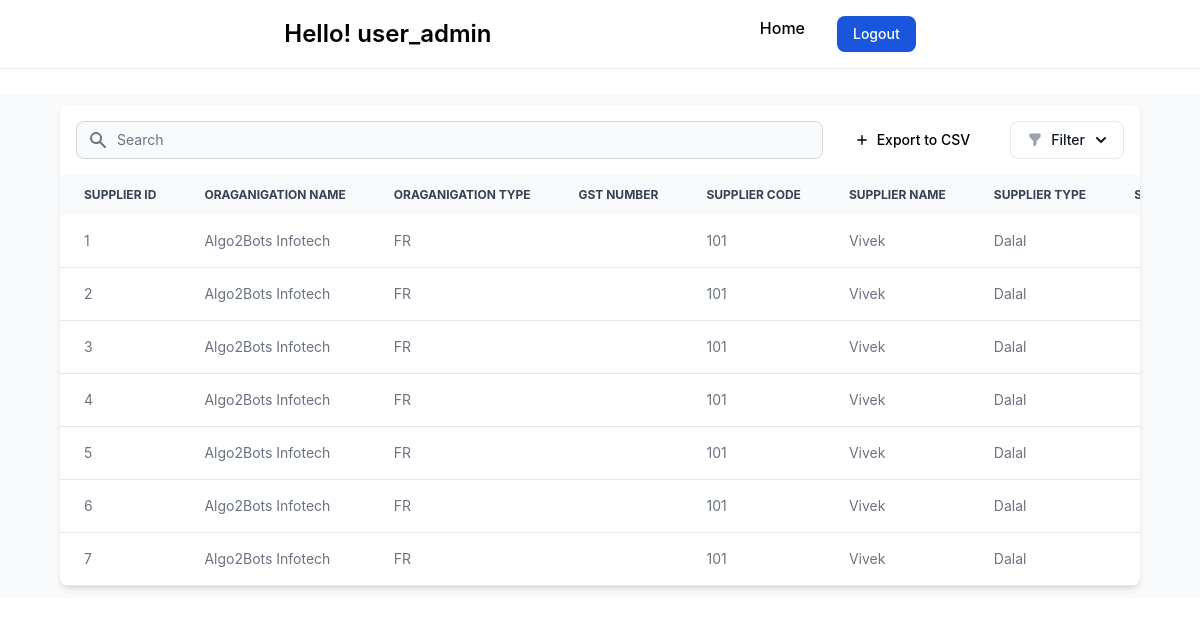
The page /supplier_report_form.php (signed in) on the database its author committed.
### tables this page shows
CREATE TABLE `supplier_organization_details_tbl` (
  `supplier_id` int NOT NULL AUTO_INCREMENT,
  `oraganigation_name` varchar(45) DEFAULT NULL,
  `oraganigation_type` varchar(45) DEFAULT NULL,
  `gst_number` varchar(45) DEFAULT NULL,
  `supplier_code` varchar(45) DEFAULT NULL,
  `supplier_name` varchar(45) DEFAULT NULL,
  `supplier_type` varchar(45) DEFAULT NULL,
  `sub_supplier_type` varchar(45) DEFAULT NULL,
  `supplier_status` varchar(45) DEFAULT NULL,
  `starting_date` varchar(45) DEFAULT NULL,
  `ending_date` varchar(45) DEFAULT NULL,
  `person_name` varchar(45) DEFAULT NULL,
  `person_email` varchar(45) DEFAULT NULL,
  `person_number` varchar(45) DEFAULT NULL,
  PRIMARY KEY (`supplier_id`)
);

CREATE TABLE `supplier_banking_details_tbl` (
  `supplier_id` int NOT NULL AUTO_INCREMENT,
  `site_code` varchar(45) DEFAULT NULL,
  `branch_name_` varchar(45) DEFAULT NULL,
  `brach_number` varchar(45) DEFAULT NULL,
  `brach_type` varchar(45) DEFAULT NULL,
  `bank_name` varchar(45) DEFAULT NULL,
  `bank_number` varchar(45) DEFAULT NULL,
  `bank_type` varchar(45) DEFAULT NULL,
  `account_name` varchar(45) DEFAULT NULL,
  `account_number` varchar(45) DEFAULT NULL,
  `account_type` varchar(45) DEFAULT NULL,
  `ifsc_code` varchar(45) DEFAULT NULL,
  PRIMARY KEY (`supplier_id`)
);

### supplier_report_form.php (the view, shortened to what this page needs)
<?php
include("./dbconnection/db.php");
include("./navForLogged.php");
$sql = "SELECT *
FROM supplier_organization_details_tbl a
INNER JOIN supplier_address_details_tbl b ON a.supplier_id  = b.supplier_id
INNER JOIN supplier_banking_details_tbl c ON b.supplier_id  = c.supplier_id ;";
$result = mysqli_query($con, $sql);
?>
<!DOCTYPE html>
<html lang="en">
<head>
    <link href="https://cdn.jsdelivr.net/npm/flowbite@2.5.1/dist/flowbite.min.css" rel="stylesheet" />
    <script src="https://cdn.tailwindcss.com"></script>
</head>
<body>
    <section class="bg-gray-50 dark:bg-gray-900  mt-6   p-3 sm:p-5">
        <div class="mx-auto max-w-screen-xl px-4 lg:px-12">
            <div class="bg-white dark:bg-gray-800 relative shadow-md sm:rounded-lg overflow-hidden">
                <div
                    class="flex flex-col md:flex-row items-center justify-between space-y-3 md:space-y-0 md:space-x-4 p-4">
                    <div class="w-full md:w-1/2">
                        <form class="flex items-center">
                            <div class="relative w-full">
                                <div class="absolute inset-y-0 left-0 flex items-center pl-3 pointer-events-none">
                                </div>
                                <input type="text" id="search_query" name="search_query"
                                    class="bg-gray-50 border border-gray-300 text-gray-900 text-sm rounded-lg focus:ring-primary-500 focus:border-primary-500 block w-full pl-10 p-2 dark:bg-gray-700 dark:border-gray-600 dark:placeholder-gray-400 dark:text-white dark:focus:ring-primary-500 dark:focus:border-primary-500"
                                    placeholder="Search" required="">
                            </div>
                        </form>
                    </div>
                    <div
                        class="w-full md:w-auto flex flex-col md:flex-row space-y-2 md:space-y-0 items-stretch md:items-center justify-end md:space-x-3 flex-shrink-0">
                        <button onclick="exportTableToCSV('table.csv')" type="button"
                            class="flex items-center justify-center  bg-primary-700 hover:bg-primary-800 focus:ring-4 focus:ring-primary-300 font-medium rounded-lg text-sm px-4 py-2 dark:bg-primary-600 dark:hover:bg-primary-700 focus:outline-none dark:focus:ring-primary-800">
                            <svg class="h-3.5 w-3.5 mr-2" fill="currentColor" viewbox="0 0 20 20"
                                xmlns="http://www.w3.org/2000/svg" aria-hidden="true">
                                <path clip-rule="evenodd" fill-rule="evenodd"
                                    d="M10 3a1 1 0 011 1v5h5a1 1 0 110 2h-5v5a1 1 0 11-2 0v-5H4a1 1 0 110-2h5V4a1 1 0 011-1z" />
                            </svg>
                            Export to CSV
                        </button>
                        <div class="flex items-center space-x-3 w-full md:w-auto">
                            <button id="filterDropdownButton" data-dropdown-toggle="filterDropdown"
                                class="w-full md:w-auto flex items-center justify-center py-2 px-4 text-sm font-medium text-gray-900 focus:outline-none bg-white rounded-lg border border-gray-200 hover:bg-gray-100 hover:text-primary-700 focus:z-10 focus:ring-4 focus:ring-gray-200 dark:focus:ring-gray-700 dark:bg-gray-800 dark:text-gray-400 dark:border-gray-600 dark:hover:text-white dark:hover:bg-gray-700"
                                type="button">
                                Filter
                                <svg class="-mr-1 ml-1.5 w-5 h-5" fill="currentColor" viewbox="0 0 20 20"
                                    xmlns="http://www.w3.org/2000/svg" aria-hidden="true">
                                    <path clip-rule="evenodd" fill-rule="evenodd"
                                        d="M5.293 7.293a1 1 0 011.414 0L10 10.586l3.293-3.293a1 1 0 111.414 1.414l-4 4a1 1 0 01-1.414 0l-4-4a1 1 0 010-1.414z" />
                                </svg>
                            </button>
                        </div>
                    </div>
                </div>
                <div class="overflow-x-auto">
                    <table id="dataTable"
                        class="w-full text-sm whitespace-nowrap text-left text-gray-500 dark:text-gray-400">
                        <thead class="text-xs text-gray-700 uppercase bg-gray-50 dark:bg-gray-700 dark:text-gray-400">
                            <tr>
                                <th scope="col" class="px-6 py-3">Supplier id </th>
                                <th scope="col" class="px-6 py-3">Oraganigation
                                Name</th>
                                <th scope="col" class="px-6 py-3">Oraganigation Type</th>
                                <th scope="col" class="px-6 py-3">GST Number</th>
                                <th scope="col" class="px-6 py-3">Supplier
                                Code</th>
                                <th scope="col" class="px-6 py-3">Supplier
                                Name</th>
                                <th scope="col" class="px-6 py-3">Supplier
                                Type</th>
                                <th scope="col" class="px-6 py-3">Sub
                                Type</th>
                            </tr>
                        </thead>
                        <tbody id="genDataTbody">
                            <?php
                            while ($row = mysqli_fetch_assoc($result)) {
                                ?>
                                <tr class="border-b dark:border-gray-700">
                                    <td class="px-6 py-4">
                                        <?php echo $row['supplier_id'] ?>
                                    </td>
                                    <td class="px-6 py-4">
                                        <?php echo $row['oraganigation_name'] ?>
                                    </td>
                                    <td class="px-6 py-4">
                                        <?php echo $row['oraganigation_type'] ?>
                                    </td>
                                    <td class="px-6 py-4">
                                    </td>
                                    <td class="px-6 py-4">
                                        <?php echo $row['supplier_code'] ?>
                                    </td>
                                    <td class="px-6 py-4">
                                        <?php echo $row['supplier_name'] ?>
                                    </td>
                                    <td class="px-6 py-4">
                                        <?php echo $row['supplier_type'] ?>
                                    </td>
                                    <td class="px-6 py-4">
                                    </td>
                                </tr>
                                <?php
                            }
                            ?>
                        </tbody>
                    </table>
                </div>
            </div>
        </div>
    </section>
</body>
</html>

### rows shown on the page
supplier_organization_details_tbl: supplier_banking_details_tbl.supplier_id "1", oraganigation_name "Algo2Bots Infotech", oraganigation_type "FR", supplier_code "101", supplier_name "Vivek", supplier_type "Dalal"
supplier_organization_details_tbl: supplier_banking_details_tbl.supplier_id "2", oraganigation_name "Algo2Bots Infotech", oraganigation_type "FR", supplier_code "101", supplier_name "Vivek", supplier_type "Dalal"
supplier_organization_details_tbl: supplier_banking_details_tbl.supplier_id "3", oraganigation_name "Algo2Bots Infotech", oraganigation_type "FR", supplier_code "101", supplier_name "Vivek", supplier_type "Dalal"
supplier_organization_details_tbl: supplier_banking_details_tbl.supplier_id "4", oraganigation_name "Algo2Bots Infotech", oraganigation_type "FR", supplier_code "101", supplier_name "Vivek", supplier_type "Dalal"
supplier_organization_details_tbl: supplier_banking_details_tbl.supplier_id "5", oraganigation_name "Algo2Bots Infotech", oraganigation_type "FR", supplier_code "101", supplier_name "Vivek", supplier_type "Dalal"
supplier_organization_details_tbl: supplier_banking_details_tbl.supplier_id "6", oraganigation_name "Algo2Bots Infotech", oraganigation_type "FR", supplier_code "101", supplier_name "Vivek", supplier_type "Dalal"
supplier_organization_details_tbl: supplier_banking_details_tbl.supplier_id "7", oraganigation_name "Algo2Bots Infotech", oraganigation_type "FR", supplier_code "101", supplier_name "Vivek", supplier_type "Dalal"

### other values the page prints
$_SESSION['username'] "user_admin"
